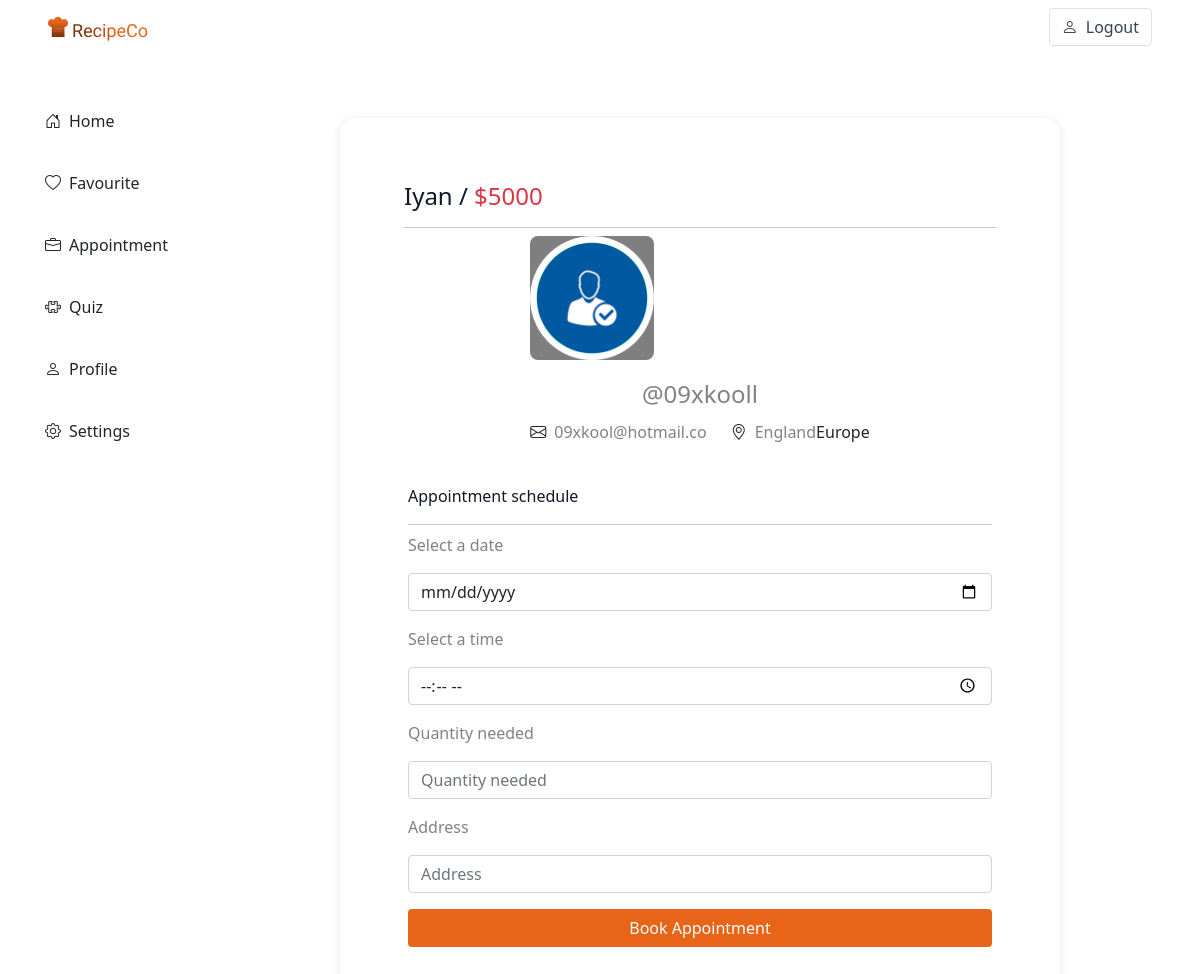
Screenshot of /recipe/4/booking (signed in) with the database file from the repository.
### chef_management_app/models.py (models this page shows)
class Recipe(models.Model):
    id = models.AutoField(primary_key=True)
    name = models.CharField(max_length=255)
    decription = RichTextField(blank=True, null=True)
    method = RichTextField(blank=True, null=True)
    ingredient = RichTextField(blank=True, null=True)
    image_url = models.ImageField(upload_to=filepath_recipe, null=True, blank=True)
    created_at = models.DateTimeField(auto_now_add=True)
    price = models.IntegerField()
    period = models.IntegerField()
    address_name = models.TextField()
    country_id = models.ForeignKey(
        Country, on_delete=models.DO_NOTHING, null=True, blank=True
    )
    continent_id = models.ForeignKey(
        Continent, on_delete=models.DO_NOTHING, null=True, blank=True
    )
    chefuser_id = models.ForeignKey(ChefUser, on_delete=models.CASCADE)
    objects = models.Manager()

class ChefUser(models.Model):
    id = models.AutoField(primary_key=True)
    admin = models.OneToOneField(CustomUser, on_delete=models.CASCADE)
    chef_name = models.CharField(max_length=255)
    phone_number = models.CharField(max_length=255)
    image_url = models.ImageField(upload_to=filepath_chef, null=True, blank=True)
    join_date = models.DateTimeField(auto_now_add=True)
    address_name = models.TextField()
    country_id = models.ForeignKey(
        Country, on_delete=models.DO_NOTHING, null=True, blank=True
    )
    continent_id = models.ForeignKey(
        Continent, on_delete=models.DO_NOTHING, null=True, blank=True
    )
    objects = models.Manager()

class CustomUser(AbstractUser):
    user_type_data = ((1, "HOD"), (2, "Chef"), (3, "Regular"))
    user_type = models.CharField(default=1, choices=user_type_data, max_length=10)

class Country(models.Model):
    id = models.AutoField(primary_key=True)
    name = models.CharField(max_length=255)
    image = models.CharField(max_length=255)
    continent_id = models.ForeignKey(Continent, on_delete=models.CASCADE)
    objects = models.Manager()

class Continent(models.Model):
    id = models.AutoField(primary_key=True)
    name = models.CharField(max_length=255)
    objects = models.Manager()

### chef_management_app/views/userRecipeView.py (the view, shortened to what this page needs)
def CreateRecipeBooking(request, recipe_id):
    if request.method!="POST":
        form = CreateAppointmentForm()
        recipe = Recipe.objects.get(id = recipe_id)
        return render(request, "userrecipe/recipe_create_booking.html", { "form": form, "recipe" : recipe })

### chef_management_app/Form/appointmentform.py
class CreateAppointmentForm(forms.Form):
    booking_time = forms.TimeField(label="Select a time", widget=TimeInput(attrs={"class":"form-control", "placeholder": "Select a time"}))
    booking_date = forms.DateField(label="Select a date", validators = [MinValueValidator(datetime.date.today)], widget=DateInput(attrs={"class":"form-control", "placeholder": "Select a date"}))
    quantity = forms.IntegerField(label="Quantity needed", widget=forms.NumberInput(attrs={"class":"form-control", "placeholder": "Quantity needed"}))
    address = forms.CharField(label="Address", max_length = 255, widget=forms.TextInput(attrs={"class":"form-control", "placeholder": "Address"}))

### chef_management_app/templates/UserRecipe/recipe_create_booking.html (shortened to what this page needs)
{% extends 'userrecipe/navbar.html' %}
{% block user_content %}
    <div class="mt-5 px-8 mb-5">
        <div class="p-3 recipe-box">
            <div class="mb-3 px-5">
                <a  href="{% url 'user_recipe_id' recipe.id %}"> <h4 class="recipeco-black">{{ recipe.name }} / <span class="text-danger">${{ recipe.price }}</span></h4> </a>
                <hr class="mb-2">
                <div class="d-grid justify-content-center mb-4">
                    <img src="../../media/{{recipe.chefuser_id.image_url}}" alt="" class="recipe-image mb-3 text-center" width="124" height="124">
                    <p class="recipco-black fs-4 mb-2 text-center"><a  href="{% url 'chef_recipe_id' recipe.chefuser_id.id %}" class="mb-0 section-text">@{{ recipe.chefuser_id.chef_name }}</a></p>
                    <div class="d-flex justify-content-center">
                        <i class="bi bi-envelope me-2"></i>
                        <p class="section-text me-4">{{ recipe.chefuser_id.admin.email }}</p>
                        <i class="bi bi-geo-alt me-2"></i>
                        <p class="section-text">{{ recipe.chefuser_id.country_id.name }}</p>
                        <p> {{ recipe.chefuser_id.continent_id.name }}</p>
                    </div>
                </div>
                <div class="mb-3 px-1">
                    {% url 'recipe_create_booking' as action_path %}
                    <form role="form" action="{{ action_path }}" method="post" enctype="multipart/form-data">
                        <p class="recipeco-black">Appointment schedule</p>
                        <hr class="mb-2">
                        <div class="mb-3">
                            <p class="section-text">Select a date</p>
                            {{ form.booking_date }}
                        </div>
                        <div class="mb-3">
                            <p class="section-text">Select a time</p>
                            {{ form.booking_time }}
                        </div>
                        <div class="mb-3">
                            <p class="section-text">Quantity needed</p>
                            {{ form.quantity }}
                        </div>
                        <div class="mb-3">
                            <p class="section-text">Address</p>
                            {{ form.address }}
                        </div>
                        <div class="mb-3">
                            <button class="auth-btn mb-2 btn-md w-100" type="submit">Book Appointment</button>
                        </div>
                    </form>
                </div>
            </div>
        </div>
    </div>
{% endblock user_content %}

### rows the page displays
Recipe: name "Iyan", price "5000", chefuser_id.image_url (picture), chefuser_id.chef_name "09xkooll", chefuser_id.admin.email "09xkool@hotmail.co", chefuser_id.country_id.name "England", chefuser_id.continent_id.name "Europe"
